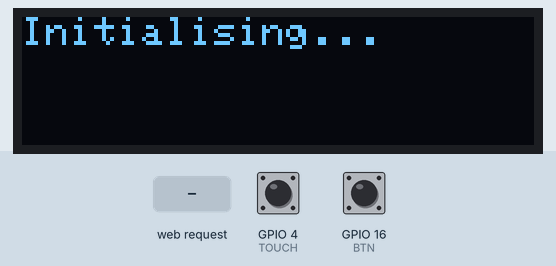
Bench run of a program on a simulated ESP32. On the bench: 128×32 one-colour display. Inputs (shaded band) come from the test bench; at power-on: GPIO 4 (TOUCH) HIGH, GPIO 16 (BTN) HIGH. WiFi joins after 1.5 s; servers stay silent unless stated; storage starts empty; EEPROM starts erased; what the program prints to the serial monitor is not drawn.

Above: at 2.07 s.
At 3.2 s:
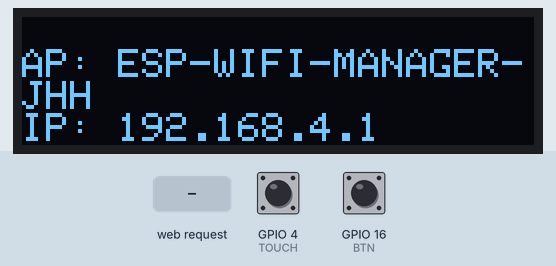
3.3 s: GPIO 4 (TOUCH) pulled LOW for 0.15 s
4.9 s: GPIO 16 (BTN) pulled LOW for 0.15 s
6.6 s: HTTP request GET / received
8.1 s: GPIO 16 (BTN) pulled LOW for 3.2 s
Timing chart, 0 to 11.1 s (numbered marks = the images above; inputs shaded):
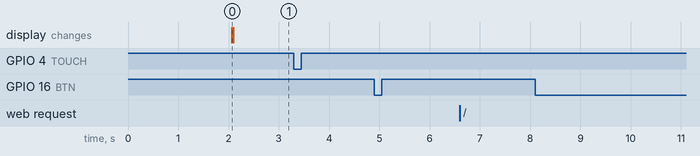

The program:

main.cpp
```cpp
#include <Arduino.h>
#include <WiFi.h>
#include <ESPAsyncWebServer.h>
#include <LittleFS.h>
#include <Preferences.h>
#include <Adafruit_GFX.h>
#include <Adafruit_SSD1306.h>

//Filsystem
auto FS = LittleFS;
Preferences pref;
const char* wifiNamespace = "wifi-creds";
const char* ipNamespace = "ip-conf";

//Server management variabler
AsyncWebServer server(80);

const char* ap_ssid = "ESP-WIFI-MANAGER-JHH";
String ssid, password;
String ip, gateway, subnet;

const unsigned long wifiConnTimeout = 10000;
const unsigned long resetConfigDelay = 10000;

bool connectWiFi();
void startWebServer();
void startWiFiManager();
void loadWiFiCreds();
void loadIpConfig();
void saveWiFiCreds(String ssid, String password);
void saveIpConfig(String ip, String gateway, String subnet);
void resetWiFiConfig();

// //Touch variabler
const int TOUCH = T0;
const int touchThreshold = 35;

unsigned long touchStartTime = 0;
bool isTouched = false;

void touchSensor();
void logTouchData(unsigned long startTime, unsigned long endTime);

//Knap variabler
const int BTN = 16;
const unsigned long btnDebounceDelay = 50;

bool btnState;
unsigned long btnLastPress = 0;
unsigned long btnLastDebounce = 0;
bool btnChanging = false;

void IRAM_ATTR btnIsr() {
  btnLastDebounce = millis();
  btnChanging = true;
}
bool btnHeld();

unsigned long currentTime = 0;
unsigned long prevTime = 0;

//Display
Adafruit_SSD1306 display(128, 32);

void setup() {
  Serial.begin(115200);

  //Filesystem
  Serial.println("Mounting File System");
  if (!FS.begin(true)){
    Serial.println("- ERROR: Failed to mount file system.");
  }

  //Knap
  pinMode(BTN, INPUT_PULLUP);
  btnState = digitalRead(BTN);
  attachInterrupt(BTN, btnIsr, CHANGE);

  //Display
  if (!display.begin(SSD1306_SWITCHCAPVCC, 0x3C)) {
    Serial.println(F("SSD1306 allocation failed"));
  }
  delay(2000);
  display.clearDisplay();
  display.setTextSize(1);
  display.setTextColor(WHITE);
  display.setCursor(0, 0);
  display.println("Initialising...");
  display.display();

  Serial.println("Loading WiFi credentials and IP configuration into memory");
  loadWiFiCreds();
  loadIpConfig();

  Serial.println("Setting up WiFi");
  if (connectWiFi()) {
    Serial.println("Starting webserver");
    startWebServer();
  } else {
    Serial.println("Starting WiFi manager");
    startWiFiManager();
  }
}

void loop() {
  if (btnHeld()) {
    Serial.println("Reseting WiFi configuration");
    resetWiFiConfig();
  }
  touchSensor();
}

bool btnHeld() {
  if (btnChanging) {
    currentTime = millis();
    if (currentTime - btnLastDebounce > btnDebounceDelay) {
      btnChanging = false;
      btnState = digitalRead(BTN);
      if (!btnState) {
        btnLastPress = currentTime;
        Serial.print("Button pressed");
      } else {
        Serial.println();
        Serial.println("Button released");
      }
    }
  } else if (!btnState) {
    currentTime = millis();
    if (currentTime - btnLastPress > resetConfigDelay) {
      return true;
    } else if (currentTime - prevTime > 1000) {
      prevTime = currentTime;
      Serial.print(".");
    }
  }
  return false;
}

bool connectWiFi() {
  if (ssid.isEmpty()) {
    Serial.println("- SSID unspecified");
    return false;
  }
  WiFi.mode(WIFI_STA);
  WiFi.begin(ssid.c_str(), password.c_str());

  IPAddress localIP, subnetIP, gatewayIP;
  bool staticIp = localIP.fromString(ip) && subnetIP.fromString(subnet) && gatewayIP.fromString(gateway);
  if (staticIp) {
    WiFi.config(localIP, gatewayIP, subnetIP);
  } else {
    Serial.println("- IP not configured");
  }

  Serial.println("- Connecting to WiFi...");
  const auto startTime = millis();
  while (WiFi.status() != WL_CONNECTED) {
    if (millis() - startTime >= wifiConnTimeout) {
      Serial.println("  - Connection timed out");
      return false;
    }
  }
  if (!staticIp) {
    ip = WiFi.localIP().toString();
    gateway = WiFi.gatewayIP().toString();
    subnet = WiFi.subnetMask().toString();
    saveIpConfig(ip, gateway, subnet);
  }
  Serial.print("- Network: ");
  Serial.println(ssid);
  Serial.print("- IP: ");
  Serial.println(ip);
  return true;
}

void startWebServer() {
  server.on("/", HTTP_GET, [](AsyncWebServerRequest *request){
    request->send(FS, "/index.html", "text/html");
    Serial.println("~~~ Client accessed server");
  });

  server.begin();
  Serial.println("- Server online");

  display.clearDisplay();
  display.print("Network: ");
  display.println(ssid);
  display.print("IP: ");
  display.println(ip);
  display.display();
}

void startWiFiManager() {
  WiFi.softAP(ap_ssid);

  auto ap_ip = WiFi.softAPIP();
  Serial.print("- AP: ");
  Serial.println(ap_ssid);
  Serial.print("- IP: ");
  Serial.println(ap_ip);

  server.on("/", HTTP_GET, [](AsyncWebServerRequest *request){
    request->send(FS, "/wifimanager.html", "text/html");
    Serial.println("~~~ Client accessed AP");
  });

  server.on("/save", HTTP_POST, [](AsyncWebServerRequest *request){
    Serial.println("~~~ Form sent");

    String ssid, password;
    ssid = request->getParam("ssid", true)->value();
    password = request->getParam("password", true)->value();
    saveWiFiCreds(ssid, password);

    String ip, gateway, subnet;
    ip = request->getParam("ip", true)->value();
    gateway = request->getParam("gateway", true)->value();
    subnet = request->getParam("subnet", true)->value();
    saveIpConfig(ip, gateway, subnet);

    request->send(200, "text/plain", "Settings saved. Restarting...");
    delay(3000);
    ESP.restart();
  });

  server.begin();
  Serial.println("- WiFi manager online");

  display.clearDisplay();
  display.print("AP: ");
  display.println(ap_ssid);
  display.print("IP: ");
  display.println(ap_ip);
  display.display();
}

void resetWiFiConfig() {
  display.clearDisplay();
  display.display();

  pref.begin(wifiNamespace);
  pref.clear();
  pref.end();
  pref.begin(ipNamespace);
  pref.clear();
  pref.end();

  Serial.println("- Data deleted. Restarting...");
  delay(1000);
  ESP.restart();
}

void touchSensor() {
  int touchVal = touchRead(TOUCH);
  if (!isTouched) {
    if (touchVal < touchThreshold) {
      touchStartTime = millis();
      isTouched = true;
      Serial.println("Sensor touched");
    }
  } else if (touchVal >= touchThreshold) {
    unsigned long touchEndTime = millis();
    isTouched = false;

    unsigned long duration = touchEndTime - touchStartTime;
    logTouchData(touchStartTime, duration);
  }
}

void logTouchData(unsigned long startTime, unsigned long duration) {
  File file = FS.open("/touch_log.txt", FILE_APPEND);
  if (!file) {
    Serial.println("Failed to open file 'touch_log.txt' for appending");
    return;
  }
  String data = "Start time:" + String(startTime) + ",Duration:" + String(duration);
  file.println(data);
  file.close();

  Serial.print("- Logged data: ");
  Serial.println(data);
}

void loadWiFiCreds() {
  pref.begin(wifiNamespace, true);
  ssid = pref.getString("ssid", String());
  Serial.print("  - SSID: ");
  Serial.println(ssid);
  password = pref.getString("password", String());
  Serial.print("  - Password: ");
  Serial.println(password);
  pref.end();
}

void loadIpConfig() {
  pref.begin(ipNamespace, true);
  ip = pref.getString("ip", String());
  Serial.print("  - IP Address: ");
  Serial.println(ip);
  gateway = pref.getString("gateway", String());
  Serial.print("  - Default Gateway: ");
  Serial.println(gateway);
  subnet = pref.getString("subnet", String());
  Serial.print("  - Subnet Mask: ");
  Serial.println(subnet);
  pref.end();
}

void saveWiFiCreds(String ssid, String password) {
  pref.begin(wifiNamespace, false);
  pref.putString("ssid", ssid);
  Serial.print("  - SSID: ");
  Serial.println(ssid);
  pref.putString("password", password);
  Serial.print("  - Password: ");
  Serial.println(password);
  pref.end();
}

void saveIpConfig(String ip, String gateway, String subnet) {
  pref.begin(ipNamespace, false);
  pref.putString("ip", ip);
  Serial.print("  - IP Address: ");
  Serial.println(ip);
  pref.putString("gateway", gateway);
  Serial.print("  - Default Gateway: ");
  Serial.println(gateway);
  pref.putString("subnet", subnet);
  Serial.print("  - Subnet Mask: ");
  Serial.println(subnet);
  pref.end();
}
```

Measured:
- after the input at 3.3 s, every drawn part: stays the same
- after the input at 4.9 s, every drawn part: stays the same
- after the input at 6.6 s, every drawn part: stays the same
- after the input at 8.1 s, every drawn part: stays the same
